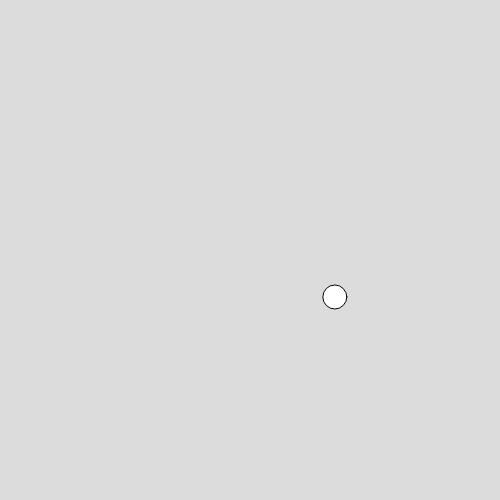
Frame 1 (no input)
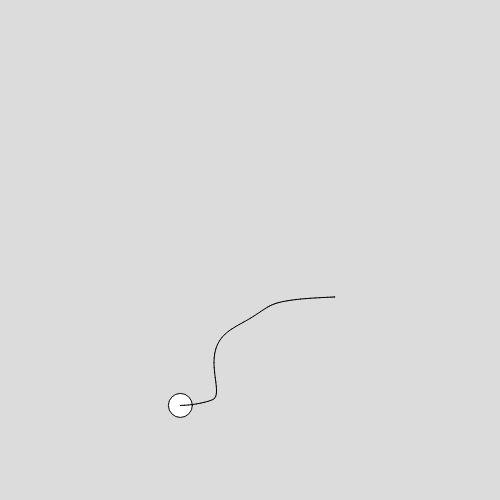
Frame 60 (no input)
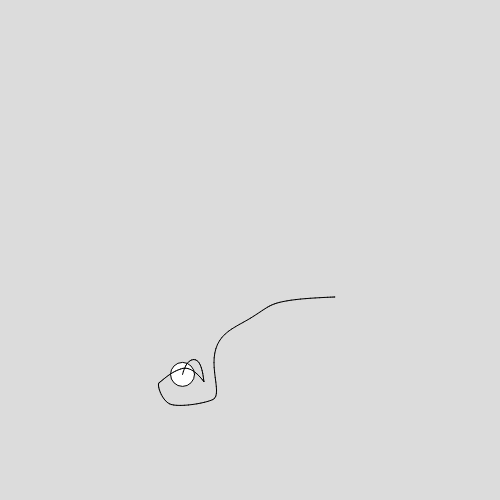
Frame 120 (the mouse pressed at the canvas centre since frame 60)

The p5.js sketch that drew these frames (run headless with seeded random() and noise() and a simulated clock; from frame 60 on, the mouse is pressed at the canvas centre):

// p5.js sketch
// ── sketch.js
var x = 0
var y = 0
var passo = 0.01
var xoff1 = 0
var xoff2 = 1000

var particula

class Particula {
  constructor(x, y, passo) {
    this.x = x
    this.y = y

    this.passo = passo
    this.historico = []

    this.update = function () {
      this.x = map(noise(xoff1), 0, 1, 0, width)
      this.y = map(noise(xoff2), 0, 1, 0, height)
      xoff1 += this.passo
      xoff2 += this.passo

      this.vetor = createVector(this.x, this.y)

      this.historico.push(this.vetor)

    }

    this.show = function () {
      ellipse(this.x, this.y, 24, 24)

      if (this.historico.length > 1) {
        for (let i = 1; i < this.historico.length; i++) {
          let pAtual = this.historico[i]
          let pAnterior = this.historico[i - 1]
          line(pAtual.x, pAtual.y, pAnterior.x, pAnterior.y)
        }
      }
    }
  }
}

function setup() {
  createCanvas(500, 500)
  particula = new Particula(x, y, passo)
}

function draw() {
  background(220)
  particula.update()
  particula.show()
  // noLoop()
}
